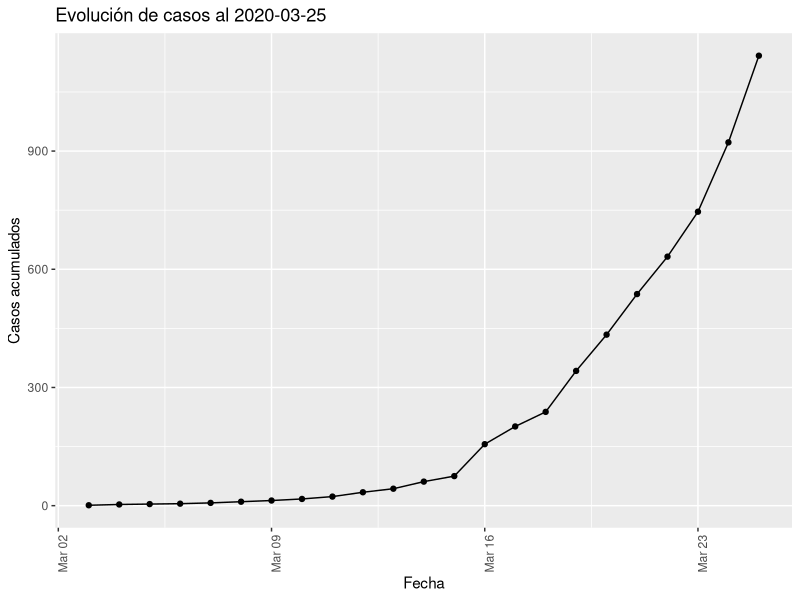
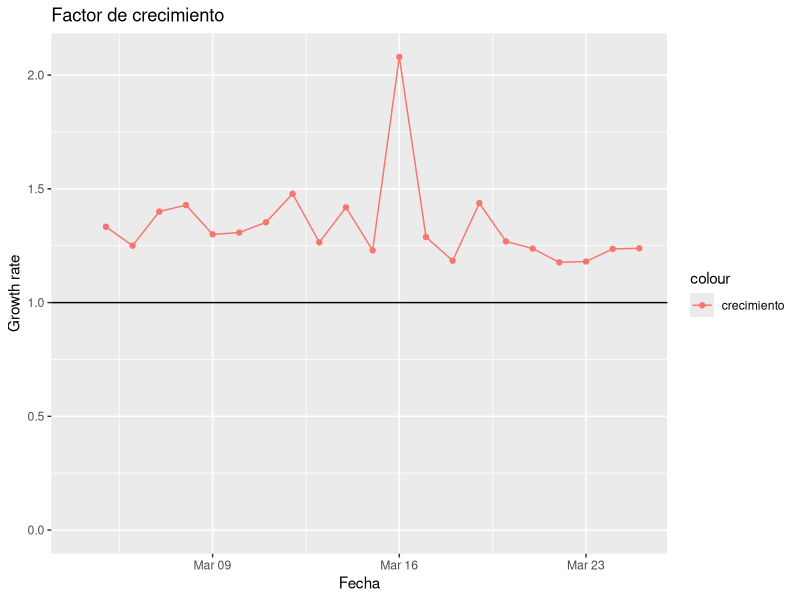
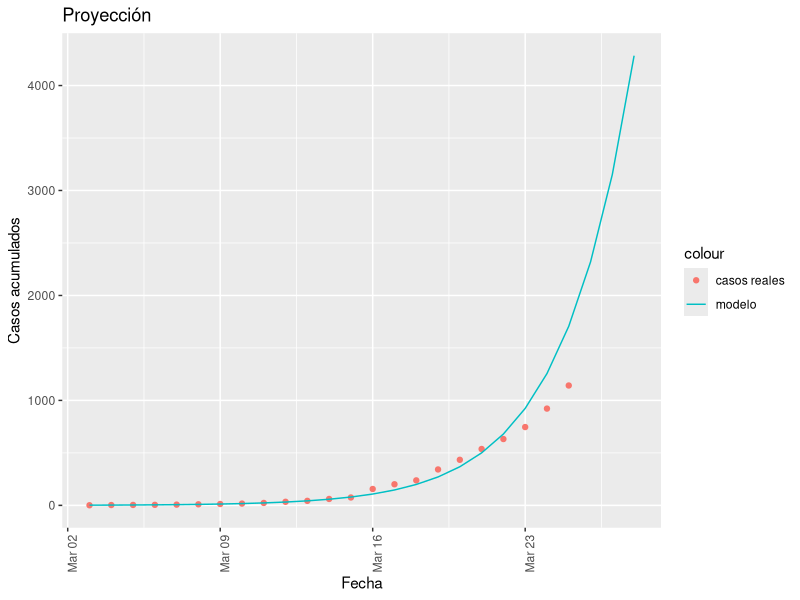

Generate these figures, in order, with R:
## ---- chunk 1
knitr::opts_chunk$set(echo = FALSE)
library(ggplot2)
## ---- chunk 2
data <- read.csv2("corona_data.csv", sep = ",", header = TRUE)
#data <- read.csv2("sweden.csv", sep = ",", header = TRUE)
data$Day <- as.Date(data$Day)
n <- nrow(data)
data$x <- 1:n
data$cum <- cumsum(data$NewCases)
latest <- data[n,1]
p <-ggplot() + ggtitle(paste("Evolución de casos al", latest)) +
    geom_line(aes(x=data$Day, y=data$cum)) + 
    geom_point(aes(x=data$Day, y=data$cum)) +
    xlab("Fecha") + ylab("Casos acumulados") + 
    theme(axis.text.x = element_text(angle = 90, hjust = 1))
p
## ---- chunk 3
growth_ratio <- vector(length=(n-1))
for( i in 2:n ) {
  growth_ratio[i-1] <- data$cum[i] / data$cum[i-1]
}
# La primera muestra es espuria
growth_ratio[1] <- NA
ggplot() + ggtitle("Factor de crecimiento") + 
  geom_point(aes(x=data$Day[2:n], y=growth_ratio, color="crecimiento")) + 
  geom_line(aes(x=data$Day[2:n], y=growth_ratio, color="crecimiento")) + 
  xlab("Fecha") + ylab("Growth rate") +
  ylim(0,(max(growth_ratio)+0.5)) +
  geom_hline(yintercept = 1, aes(color="y=1"))
  
## ---- chunk 4
model <- lm(formula = log(cum) ~ x , data=data)

test_data <- data.frame(
                Day = seq(data$Day[1], by="day", length.out = (n+3)), 
                x = 1:(n+3)
              )

test_data$preds <- exp(predict(model, newdata=test_data))

p <-ggplot() + ggtitle(paste("Proyección")) +
    geom_point(aes(x=data$Day, y=data$cum, color="casos reales")) + 
    geom_line(aes(x=test_data$Day, y=test_data$preds, color="modelo")) + 
    xlab("Fecha") + ylab("Casos acumulados") + 
    theme(axis.text.x = element_text(angle = 90, hjust = 1))
p

summary(model)
